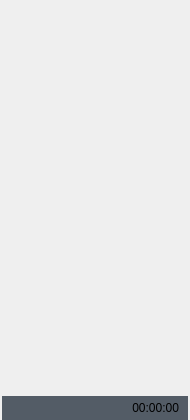
<?xml version="1.0" encoding="UTF-8"?>
<ui version="4.0">
 <class>C1005V1000DeviceWgt</class>
 <widget class="QWidget" name="C1005V1000DeviceWgt">
  <property name="geometry">
   <rect>
    <x>0</x>
    <y>0</y>
    <width>190</width>
    <height>420</height>
   </rect>
  </property>
  <property name="windowTitle">
   <string notr="true">C1005V1000DeviceWgt</string>
  </property>
  <widget class="QLabel" name="label_devPicture">
   <property name="geometry">
    <rect>
     <x>0</x>
     <y>94</y>
     <width>190</width>
     <height>300</height>
    </rect>
   </property>
   <property name="text">
    <string/>
   </property>
  </widget>
  <widget class="QLabel" name="label_name">
   <property name="geometry">
    <rect>
     <x>5</x>
     <y>178</y>
     <width>40</width>
     <height>14</height>
    </rect>
   </property>
   <property name="styleSheet">
    <string notr="true"/>
   </property>
   <property name="text">
    <string notr="true"/>
   </property>
   <property name="alignment">
    <set>Qt::AlignLeading|Qt::AlignLeft|Qt::AlignVCenter</set>
   </property>
   <property name="fonts" stdset="0">
    <string notr="true">12</string>
   </property>
   <property name="colors" stdset="0">
    <string notr="true">white</string>
   </property>
  </widget>
  <widget class="QLabel" name="label_time">
   <property name="geometry">
    <rect>
     <x>109</x>
     <y>396</y>
     <width>70</width>
     <height>24</height>
    </rect>
   </property>
   <property name="text">
    <string notr="true">00:00:00</string>
   </property>
   <property name="alignment">
    <set>Qt::AlignRight|Qt::AlignTrailing|Qt::AlignVCenter</set>
   </property>
   <property name="fonts" stdset="0">
    <string notr="true">16</string>
   </property>
   <property name="colors" stdset="0">
    <string notr="true">white</string>
   </property>
  </widget>
  <widget class="QLabel" name="label_light">
   <property name="geometry">
    <rect>
     <x>37</x>
     <y>72</y>
     <width>116</width>
     <height>24</height>
    </rect>
   </property>
   <property name="text">
    <string notr="true"/>
   </property>
  </widget>
  <widget class="QLabel" name="label_status">
   <property name="geometry">
    <rect>
     <x>2</x>
     <y>396</y>
     <width>186</width>
     <height>24</height>
    </rect>
   </property>
   <property name="styleSheet">
    <string notr="true">background: #535c66;</string>
   </property>
   <property name="text">
    <string notr="true"/>
   </property>
   <property name="bks" stdset="0">
    <string notr="true">device_status</string>
   </property>
  </widget>
  <widget class="QWidget" name="widget" native="true">
   <property name="geometry">
    <rect>
     <x>0</x>
     <y>13</y>
     <width>190</width>
     <height>58</height>
    </rect>
   </property>
   <layout class="QHBoxLayout" name="horizontalLayout" stretch="0,1,1,1,0">
    <property name="spacing">
     <number>2</number>
    </property>
    <property name="leftMargin">
     <number>0</number>
    </property>
    <property name="topMargin">
     <number>0</number>
    </property>
    <property name="rightMargin">
     <number>0</number>
    </property>
    <property name="bottomMargin">
     <number>0</number>
    </property>
    <item>
     <spacer name="horizontalSpacer">
      <property name="orientation">
       <enum>Qt::Horizontal</enum>
      </property>
      <property name="sizeHint" stdset="0">
       <size>
        <width>40</width>
        <height>20</height>
       </size>
      </property>
     </spacer>
    </item>
    <item>
     <widget class="QLabel" name="label_reagent">
      <property name="minimumSize">
       <size>
        <width>54</width>
        <height>58</height>
       </size>
      </property>
      <property name="maximumSize">
       <size>
        <width>54</width>
        <height>58</height>
       </size>
      </property>
      <property name="styleSheet">
       <string notr="true"/>
      </property>
      <property name="text">
       <string/>
      </property>
     </widget>
    </item>
    <item>
     <widget class="QLabel" name="label_supply">
      <property name="minimumSize">
       <size>
        <width>54</width>
        <height>58</height>
       </size>
      </property>
      <property name="maximumSize">
       <size>
        <width>54</width>
        <height>58</height>
       </size>
      </property>
      <property name="styleSheet">
       <string notr="true"/>
      </property>
      <property name="text">
       <string/>
      </property>
     </widget>
    </item>
    <item>
     <widget class="QLabel" name="label_liquid_waste">
      <property name="minimumSize">
       <size>
        <width>54</width>
        <height>58</height>
       </size>
      </property>
      <property name="maximumSize">
       <size>
        <width>54</width>
        <height>58</height>
       </size>
      </property>
      <property name="styleSheet">
       <string notr="true"/>
      </property>
      <property name="text">
       <string/>
      </property>
     </widget>
    </item>
    <item>
     <spacer name="horizontalSpacer_2">
      <property name="orientation">
       <enum>Qt::Horizontal</enum>
      </property>
      <property name="sizeHint" stdset="0">
       <size>
        <width>40</width>
        <height>20</height>
       </size>
      </property>
     </spacer>
    </item>
   </layout>
  </widget>
  <zorder>label_light</zorder>
  <zorder>label_status</zorder>
  <zorder>label_time</zorder>
  <zorder>widget</zorder>
  <zorder>label_devPicture</zorder>
  <zorder>label_name</zorder>
 </widget>
 <layoutdefault spacing="6" margin="11"/>
 <resources/>
 <connections/>
</ui>
